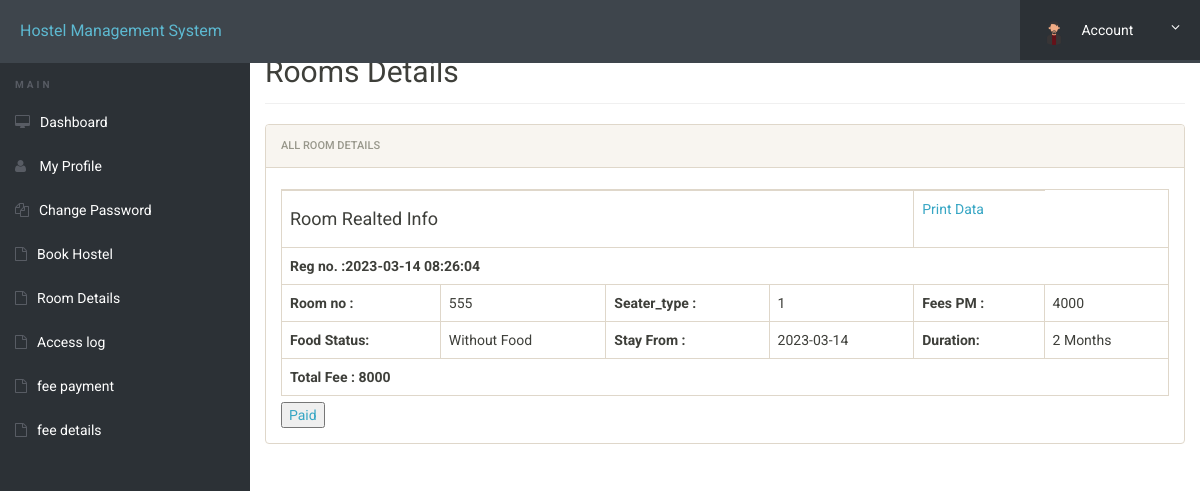
The page /fee.php (signed in) on the database its author committed.
### tables this page shows
CREATE TABLE `user_booking` (
  `id` int(11) NOT NULL,
  `roomno` int(11) NOT NULL,
  `seater_type` varchar(50) NOT NULL,
  `feespm` int(11) NOT NULL,
  `foodstatus` int(11) NOT NULL,
  `stayfrom` date NOT NULL,
  `duration` int(11) NOT NULL,
  `regno` int(11) NOT NULL,
  `firstName` varchar(500) NOT NULL,
  `middleName` varchar(500) NOT NULL,
  `lastName` varchar(500) NOT NULL,
  `gender` varchar(250) NOT NULL,
  `contactno` bigint(11) NOT NULL,
  `emailid` varchar(500) NOT NULL,
  `egycontactno` bigint(11) NOT NULL,
  `guardianName` varchar(500) NOT NULL,
  `guardianRelation` varchar(500) NOT NULL,
  `guardianContactno` bigint(11) NOT NULL,
  `corresAddress` varchar(500) NOT NULL,
  `corresCIty` varchar(500) NOT NULL,
  `corresState` varchar(500) NOT NULL,
  `corresPincode` int(11) NOT NULL,
  `pmntAddress` varchar(500) NOT NULL,
  `pmntCity` varchar(500) NOT NULL,
  `pmnatetState` varchar(500) NOT NULL,
  `pmntPincode` int(11) NOT NULL,
  `postingDate` timestamp NOT NULL DEFAULT current_timestamp(),
  `updationDate` varchar(500) NOT NULL
);

### fee.php (the view, shortened to what this page needs)
<?php
include('includes/config.php');
?>
<!doctype html>
<html lang="en" class="no-js">
<head>
	<link rel="stylesheet" href="css/font-awesome.min.css">
	<link rel="stylesheet" href="css/bootstrap.min.css">
	<link rel="stylesheet" href="css/dataTables.bootstrap.min.css">
	<link rel="stylesheet" href="css/bootstrap-social.css">
	<link rel="stylesheet" href="css/bootstrap-select.css">
	<link rel="stylesheet" href="css/fileinput.min.css">
	<link rel="stylesheet" href="css/awesome-bootstrap-checkbox.css">
	<link rel="stylesheet" href="css/style.css">
</head>
<body>
	<?php include('includes/header.php');?>
	<div class="ts-main-content">
			<?php include('includes/sidebar.php');?>
		<div class="content-wrapper">
			<div class="container-fluid">
				<div class="row">
					<div class="col-md-12">
						<h2 class="page-title">Rooms Details</h2>
						<div class="panel panel-default">
							<div class="panel-heading">All Room Details</div>
							<div class="panel-body">
								<table id="zctb" class="table table-bordered " cellspacing="0" width="100%">
									<tbody>
<?php
$aid=$_SESSION['login'];
	$ret="select * from user_booking where emailid=?";
$stmt= $mysqli->prepare($ret) ;
$stmt->bind_param('s',$aid);
$stmt->execute() ;
$res=$stmt->get_result();
while($row=$res->fetch_object())
	  {
	  	?>
<tr>
<td colspan="4"><h4>Room Realted Info</h4></td>
<td><a href="javascript:void(0);"  onClick="popUpWindow('http://localhost/ak/hostel/full-profile.php?id=<?php echo $row->emailid;?>');" title="View Full Details">Print Data</a></td>
</tr>
<tr>
<td colspan="6"><b>Reg no. :<?php echo $row->postingDate;?></b></td>
</tr>
<tr>
<td><b>Room no :</b></td>
<td><?php echo $row->roomno;?></td>
<td><b>Seater_type :</b></td>
<td><?php echo $row->seater_type;?></td>
<td><b>Fees PM :</b></td>
<td><?php echo $fpm=$row->feespm;?></td>
</tr>
<tr>
<td><b>Food Status:</b></td>
<td>
<?php if($row->foodstatus==0)
{
echo "Without Food";
}
else
{
echo "With Food";
}
;?></td>
<td><b>Stay From :</b></td>
<td><?php echo $row->stayfrom;?></td>
<td><b>Duration:</b></td>
<td><?php echo $dr=$row->duration;?> Months</td>
</tr>
<tr>
<td colspan="6"><b>Total Fee :
<?php if($row->foodstatus==1)
{
$fd=2000;
echo (($dr*$fpm)+$fd);
}
else
{
echo $dr*$fpm;
}
?></b></td>
</tr>
<?php
} ?>
</tbody>
</table>
 <a href="../hostel/integrate-stripe-payment-gateway-in-php/index.php"><input type="submit" name="submit" border="0" value="Paid">
</div>
</div>
</div>
</div>
</div>
</div>
</div>
</body>
</html>

### css/style.css (style rules this page uses)
html { font-size: 14px; }
@media only screen and (min-width: 480px) { html { font-size: 17px; } }
@media only screen and (min-width: 768px) { html { font-size: 14px; } }
body { font-size: 1em; }
a { color: #37a6c4; }
.panel { overflow: hidden; }
.page-title { padding-bottom: 15px; margin-bottom: 20px; border-bottom: 1px solid #f0f0f0; }
.ts-main-content .content-wrapper { padding-top: 15px; margin-top: 20px; }
@media only screen and (min-width: 992px) { .ts-main-content .content-wrapper { margin-left: 250px; } }

### rows shown on the page
user_booking: postingDate "2023-03-14 08:26:04", roomno "555", seater_type "1", feespm "4000", foodstatus "Without Food", stayfrom "2023-03-14", duration "2", $dr*$fpm "8000"
